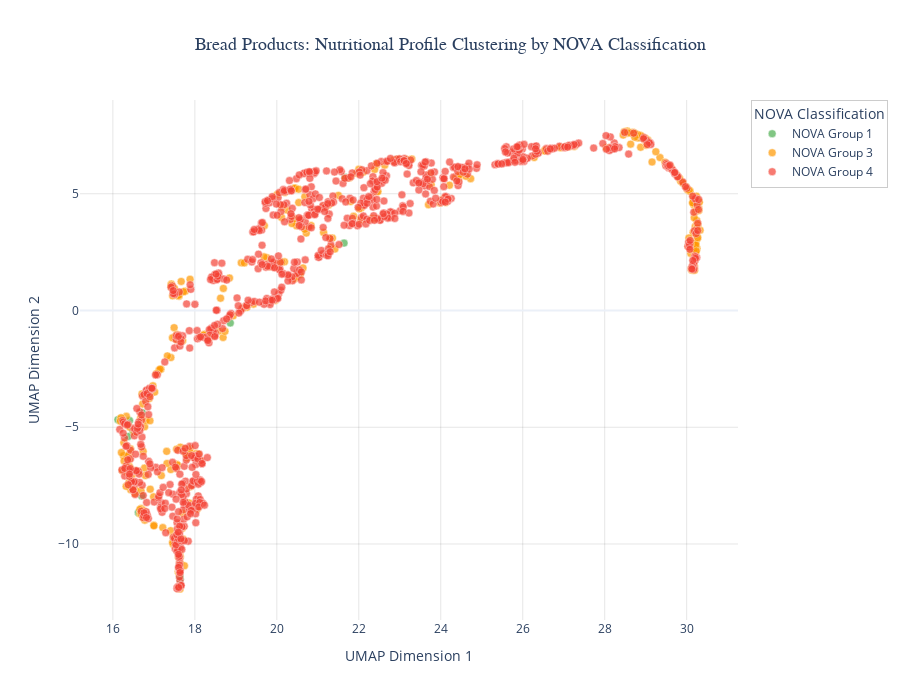

Source (notebook cell):
### Code cell
# Create interactive scatter plot with Plotly
fig = go.Figure()

# Add points for each NOVA group
for nova_group in sorted(df_analysis['nova_group'].dropna().unique()):
    mask = df_analysis['nova_group'] == nova_group
    group_data = df_analysis[mask]
    
    # Create hover text with product information
    hover_text = []
    for idx, row in group_data.iterrows():
        name = str(row.get('product_name', 'Unknown'))[:50]  # Truncate long names
        brand = str(row.get('brands', 'Unknown'))[:30]
        energy = row.get('energy-kcal_100g', 'N/A')
        if pd.notna(energy):
            energy = f"{energy:.0f} kcal"
        hover_text.append(
            f"<b>{name}</b><br>" +
            f"Brand: {brand}<br>" +
            f"NOVA Group: {int(nova_group)}<br>" +
            f"Energy: {energy}/100g"
        )
    
    fig.add_trace(go.Scatter(
        x=group_data['umap_x'],
        y=group_data['umap_y'],
        mode='markers',
        name=f'NOVA Group {int(nova_group)}',
        marker=dict(
            color=nova_colours[nova_group],
            size=8,
            opacity=0.7,
            line=dict(width=0.5, color='white')
        ),
        text=hover_text,
        hovertemplate='%{text}<extra></extra>',
        showlegend=True
    ))

# Update layout for professional appearance
fig.update_layout(
    title={
        'text': 'Bread Products: Nutritional Profile Clustering by NOVA Classification',
        'x': 0.5,
        'xanchor': 'center',
        'font': {'size': 18, 'family': 'Arial, sans-serif'}
    },
    xaxis_title='UMAP Dimension 1',
    yaxis_title='UMAP Dimension 2',
    width=900,
    height=700,
    template='plotly_white',
    hovermode='closest',
    legend=dict(
        title='NOVA Classification',
        x=1.02,
        y=1,
        bgcolor='rgba(255, 255, 255, 0.8)',
        bordercolor='rgba(0, 0, 0, 0.2)',
        borderwidth=1
    )
)

# Update axes
fig.update_xaxes(showgrid=True, gridwidth=1, gridcolor='rgba(0, 0, 0, 0.1)')
fig.update_yaxes(showgrid=True, gridwidth=1, gridcolor='rgba(0, 0, 0, 0.1)')

# Display the figure
fig.show()

### Figure 1 — Plotly figure (JSON) as saved in the notebook; plotly's stock layout.template omitted (floating-point values rounded to 4 significant figures; data arrays with more than 128 entries replaced by an {"elided": "..."} marker saying what was removed)
{"data": [{"hovertemplate": "%{text}<extra></extra>", "marker": {"color": "#4caf50", "line": {"color": "white", "width": 0.5}, "opacity": 0.7, "size": 8}, "mode": "markers", "name": "NOVA Group 1", "showlegend": true, "text": ["<b>Crafted Signature Sourdough Bread</b><br>Brand: Marks & Spencer<br>NOVA Group: 1<br>Energy: 226 kcal/100g", "<b>Spelt Sourdough Bread</b><br>Brand: Waitrose<br>NOVA Group: 1<br>Energy: 241 kcal/100g", "<b>mornflake</b><br>Brand: mornflake<br>NOVA Group: 1<br>Energy: 147 kcal/100g", "<b>Sweet Onion Crunchy Rye Breads 5 x (200g)</b><br>Brand: Ryvita<br>NOVA Group: 1<br>Energy: 360 kcal/100g", "<b>Alison bread flour</b><br>Brand: allisons<br>NOVA Group: 1<br>Energy: 350 kcal/100g", "<b>baguette bread</b><br>Brand: Simply   M&S<br>NOVA Group: 1<br>Energy: 279 kcal/100g", "<b>Wholemeal rolls</b><br>Brand: nan<br>NOVA Group: 1<br>Energy: 225 kcal/100g", "<b>Bread</b><br>Brand: M&S<br>NOVA Group: 1<br>Energy: 249 kcal/100g", "<b>Gail's San Francisco Style Sourdough Loaf</b><br>Brand: Gail's<br>NOVA Group: 1<br>Energy: 237 kcal/100g", "<b>Duchy Organic Strong Malted Grain Bread Wheat Flou</b><br>Brand: Waitrose<br>NOVA Group: 1<br>Energy: 351 kcal/100g", "<b>Tortilla</b><br>Brand: Asda<br>NOVA Group: 1<br>Energy: 153 kcal/100g", "<b>Multiseed Sourdough</b><br>Brand: Celtic Bakers<br>NOVA Group: 1<br>Energy: 238 kcal/100g", "<b>White sourdough sandwich loaf</b><br>Brand: tesci finest<br>NOVA Group: 1<br>Energy: 229 kcal/100g", "<b>White Sourdough Toastie Loaf</b><br>Brand: Co-op<br>NOVA Group: 1<br>Energy: 240 kcal/100g", "<b>Toastie</b><br>Brand: Kingsmill<br>NOVA Group: 1<br>Energy: 238 kcal/100g", "<b>Organic Loaf Slices - Hemp Seeds</b><br>Brand: Seedful<br>NOVA Group: 1<br>Energy: 284 kcal/100g"], "type": "scatter", "x": [16.62, 16.72, 17.64, 28.9, 28.75, 21.66, 17.88, 18.86, 16.12, 28.72, 17.63, 16.37, 16.7, 16.41, 16.49, 21.64], "y": [-8.665, -4.377, -11.51, 7.403, 7.531, 5.703, -8.505, -0.5334, -4.675, 7.595, -11.38, -5.393, -7.94, -4.71, -5.158, 2.888]}, {"hovertemplate": "%{text}<extra></extra>", "marker": {"color": "#ff9800", "line": {"color": "white", "width": 0.5}, "opacity": 0.7, "size": 8}, "mode": "markers", "name": "NOVA Group 3", "showlegend": true, "text": {"elided": "383 str values"}, "type": "scatter", "x": {"elided": "383 float values"}, "y": {"elided": "383 float values"}}, {"hovertemplate": "%{text}<extra></extra>", "marker": {"color": "#f44336", "line": {"color": "white", "width": 0.5}, "opacity": 0.7, "size": 8}, "mode": "markers", "name": "NOVA Group 4", "showlegend": true, "text": {"elided": "830 str values"}, "type": "scatter", "x": {"elided": "830 float values"}, "y": {"elided": "830 float values"}}], "layout": {"height": 700, "hovermode": "closest", "legend": {"bgcolor": "rgba(255, 255, 255, 0.8)", "bordercolor": "rgba(0, 0, 0, 0.2)", "borderwidth": 1, "title": {"text": "NOVA Classification"}, "x": 1.02, "y": 1}, "title": {"font": {"family": "Arial, sans-serif", "size": 18}, "text": "Bread Products: Nutritional Profile Clustering by NOVA Classification", "x": 0.5, "xanchor": "center"}, "width": 900, "xaxis": {"gridcolor": "rgba(0, 0, 0, 0.1)", "gridwidth": 1, "showgrid": true, "title": {"text": "UMAP Dimension 1"}}, "yaxis": {"gridcolor": "rgba(0, 0, 0, 0.1)", "gridwidth": 1, "showgrid": true, "title": {"text": "UMAP Dimension 2"}}}}
